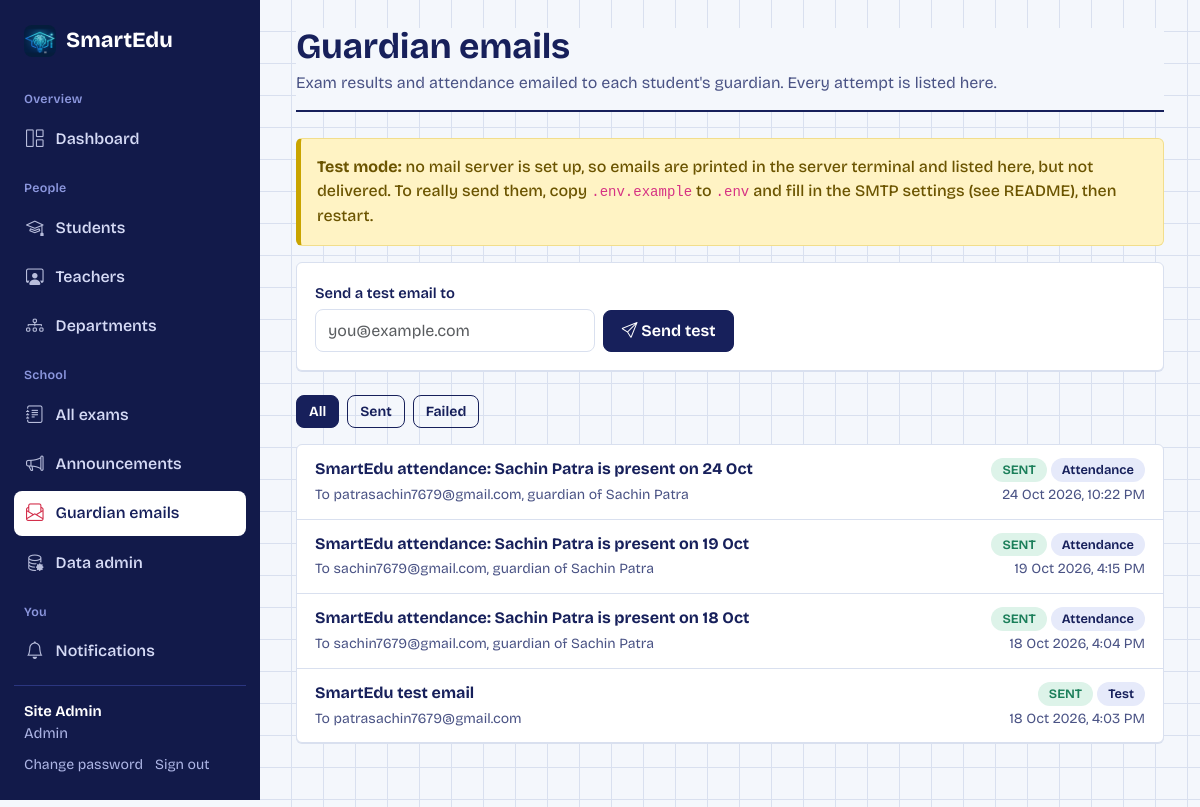
The app's page /admin-portal/emails/ (signed in), older data.
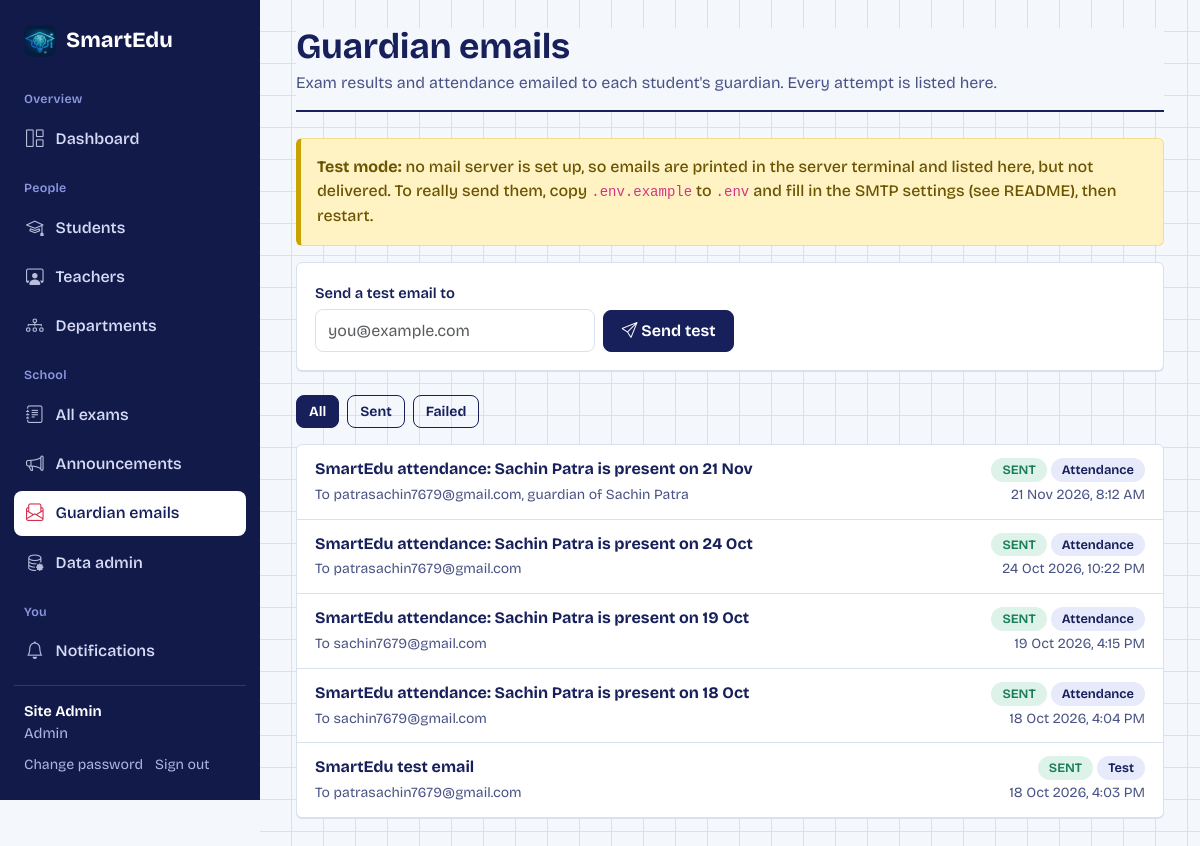
The same page, newer data.
### apps/accounts/models.py (models this page shows, shortened)
class User(AbstractUser):
    ROLE_CHOICES = (
        ('ADMIN', 'Admin'),
        ('TEACHER', 'Teacher'),
        ('STUDENT', 'Student'),
    )
    role = models.CharField(max_length=10, choices=ROLE_CHOICES, default='STUDENT')
    phone = models.CharField(max_length=20, blank=True)
    profile_pic = models.ImageField(upload_to='profiles/', null=True, blank=True)
    is_verified = models.BooleanField(default=False)

### apps/notifications/models.py (models this page shows, shortened)
class EmailLog(models.Model):
    KIND = (('RESULT', 'Exam result'), ('ATTENDANCE', 'Attendance'), ('CANCELLED', 'Exam cancelled'), ('TEST', 'Test'))
    student = models.ForeignKey(User, on_delete=models.SET_NULL, null=True, blank=True, related_name='guardian_emails')
    to_email = models.EmailField()
    subject = models.CharField(max_length=250)
    body = models.TextField()
    kind = models.CharField(max_length=20, choices=KIND)
    key = models.CharField(max_length=120, blank=True, db_index=True)   # used to avoid sending the same email twice
    status = models.CharField(max_length=10, default='SENT')            # SENT or FAILED
    error = models.TextField(blank=True)
    created_at = models.DateTimeField(auto_now_add=True)
    class Meta:
        ordering = ['-created_at']

### apps/admin_portal/views.py (the view)
# urls.py: path('emails/', views.emails_list, name='admin_emails'),
@admin_required
def emails_list(request):
    qs = EmailLog.objects.select_related('student')
    f = request.GET.get('status', '')
    if f in ('SENT', 'FAILED'):
        qs = qs.filter(status=f)
    return render(request, 'admin/emails.html', {
        'logs': qs[:100], 'filter': f, 'failed': EmailLog.objects.filter(status='FAILED').count(),
        'real_smtp': bool(settings.EMAIL_HOST), 'backend': settings.EMAIL_BACKEND.rsplit('.', 2)[-2]})

### apps/accounts/context_processors.py (called while the page is built)
def departments(request):
    return {'DEPT_SEM_MAP': dept_semester_map()}

### apps/accounts/departments.py (called while the page is built)
def semester_count(department):
    return 4 if department in FOUR_SEMESTER else 8

def dept_semester_map():
    return {d: semester_count(d) for d in DEPARTMENTS}

### apps/notifications/context_processors.py (called while the page is built, shortened)
def notifications(request):
    if not request.user.is_authenticated:
        return {'unread_notifications': 0}
    from .models import Notification
    user = request.user
    ctx = {'unread_notifications': Notification.objects.filter(recipient=user, is_read=False).count(),
           'badge_reattempts': 0, 'badge_reviews': 0, 'badge_assignments': 0, 'badge_missed': 0}
    return ctx

### templates/admin/emails.html (shortened to what this page needs)
{% extends 'base.html' %}
{% block content %}
<div class="page-head"><div><h1>Guardian emails</h1><p>Exam results and attendance emailed to each student's guardian. Every attempt is listed here.</p></div></div>
{% if not real_smtp %}<div class="alert alert-warning"><strong>Test mode:</strong> no mail server is set up, so emails are printed in the server terminal and listed here, but not delivered.
  To really send them, copy <code>.env.example</code> to <code>.env</code> and fill in the SMTP settings (see README), then restart.</div>
{% else %}<div class="alert alert-success mb-3">Emails are sent through your mail server.</div>{% endif %}
<div class="panel mb-4"><div class="panel-body">
  <form method="post" action="{% url 'email_test' %}" class="d-flex flex-wrap gap-2 align-items-end">{% csrf_token %}
    <div><label class="form-label" for="to">Send a test email to</label><input id="to" type="email" name="to" class="form-control" style="min-width:280px" placeholder="you@example.com" required></div>
    <button class="btn btn-primary"><i class="bi bi-send"></i> Send test</button>
  </form></div></div>
<div class="d-flex gap-2 mb-3 flex-wrap">
  <a class="btn btn-sm {% if not filter %}btn-primary{% else %}btn-outline-primary{% endif %}" href="?">All</a>
  <a class="btn btn-sm {% if filter == 'SENT' %}btn-primary{% else %}btn-outline-primary{% endif %}" href="?status=SENT">Sent</a>
  <a class="btn btn-sm {% if filter == 'FAILED' %}btn-primary{% else %}btn-outline-primary{% endif %}" href="?status=FAILED">Failed{% if failed %} ({{ failed }}){% endif %}</a>
</div>
<div class="panel">
  {% for l in logs %}
  <details class="list-row" style="display:block"><summary style="cursor:pointer;display:flex;justify-content:space-between;gap:10px;flex-wrap:wrap">
      <span><strong>{{ l.subject }}</strong><br><span class="small text-muted">To {{ l.to_email }}{% if l.student %}, guardian of {{ l.student.get_full_name|default:l.student.username }}{% endif %}</span></span>
      <span class="text-end"><span class="pill {% if l.status == 'SENT' %}pill-ok{% else %}pill-low{% endif %}">{{ l.status }}</span> <span class="pill pill-info">{{ l.get_kind_display }}</span><br><span class="small text-muted">{{ l.created_at|date:"j M Y, g:i A" }}</span></span></summary>
  </details>
  {% empty %}{% include 'partials/empty.html' with icon='bi-envelope' text='No emails yet. They appear after an exam is submitted or attendance is saved.' %}{% endfor %}
</div>
{% endblock %}

### templates/base.html (shortened to what this page needs)
{% load static %}<!DOCTYPE html>
<html lang="en">
<head>
  <link href="{% static 'vendor/bootstrap/bootstrap.min.css' %}" rel="stylesheet">
  <link href="{% static 'vendor/bootstrap-icons/bootstrap-icons.min.css' %}" rel="stylesheet">
  <link href="{% static 'css/fonts.css' %}" rel="stylesheet">
  <link href="{% static 'css/app.css' %}" rel="stylesheet">
</head>
<body>
{% with url=request.resolver_match.url_name %}
<div class="shell">
  <aside class="sidebar" id="sidebar" aria-label="Main menu">
    <a class="brand" href="/">
      <img class="brand-mark" src="{% static 'img/smartedu-icon.png' %}" alt="">
      SmartEdu
    </a>
    {% if user.role == 'ADMIN' %}
      <div class="nav-group">Overview</div>
      <a class="side-link {% if url == 'admin_dashboard' %}active{% endif %}" href="{% url 'admin_dashboard' %}"><i class="bi bi-grid-1x2"></i>Dashboard</a>
      <div class="nav-group">People</div>
      <a class="side-link {% if url == 'admin_students' or url == 'register_student' or url == 'student_edit' %}active{% endif %}" href="{% url 'admin_students' %}"><i class="bi bi-mortarboard"></i>Students</a>
      <a class="side-link {% if url == 'admin_teachers' or url == 'register_teacher' or url == 'teacher_edit' %}active{% endif %}" href="{% url 'admin_teachers' %}"><i class="bi bi-person-workspace"></i>Teachers</a>
      <a class="side-link {% if url == 'admin_departments' %}active{% endif %}" href="{% url 'admin_departments' %}"><i class="bi bi-diagram-3"></i>Departments</a>
      <div class="nav-group">School</div>
      <a class="side-link {% if url == 'admin_exams' %}active{% endif %}" href="{% url 'admin_exams' %}"><i class="bi bi-journal-text"></i>All exams</a>
      <a class="side-link {% if url == 'admin_announce' %}active{% endif %}" href="{% url 'admin_announce' %}"><i class="bi bi-megaphone"></i>Announcements</a>
      <a class="side-link {% if url == 'admin_emails' %}active{% endif %}" href="{% url 'admin_emails' %}"><i class="bi bi-envelope-paper"></i>Guardian emails</a>
      <a class="side-link" href="/django-admin/"><i class="bi bi-database-gear"></i>Data admin</a>
    {% endif %}
    <div class="nav-group">You</div>
    <a class="side-link " href="{% url 'notification_list' %}"><i class="bi bi-bell"></i>Notifications</a>
    <div class="side-user">
      <div class="who">{{ user.get_full_name|default:user.username }}</div>
      <div class="mb-2" style="color:#AEB6E6">{{ user.get_role_display }}</div>
      <a href="{% url 'change_password' %}">Change password</a><a href="{% url 'logout' %}">Sign out</a>
    </div>
  </aside>
  <main class="main" id="content">
    <div class="main-inner">
      {% block content %}{% endblock %}
    </div>
  </main>
</div>
{% endwith %}
</body>
</html>

Row changes from the older to the newer data that the page shows:
added EmailLog: subject "SmartEdu attendance: Sachin Patra is present on 21 Nov", to_email "patrasachin7679@gmail.com", student.get_full_name "Sachin Patra", status "SENT", kind "Attendance", created_at "21 Nov 2026, 8:12 AM"
changed EmailLog "SmartEdu attendance: Sachin Patra is present on 24 Oct": student.get_full_name "Sachin Patra" → (not shown)
changed EmailLog "SmartEdu attendance: Sachin Patra is present on 19 Oct": student.get_full_name "Sachin Patra" → (not shown)
changed EmailLog "SmartEdu attendance: Sachin Patra is present on 18 Oct": student.get_full_name "Sachin Patra" → (not shown)
